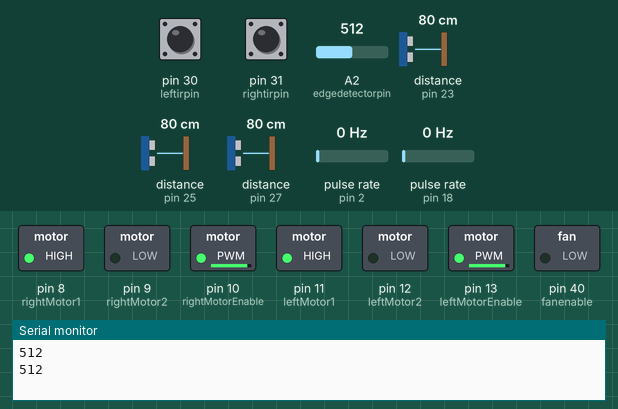
This sketch was run on a simulated Arduino Mega 2560, built with avr-gcc and run on an emulated ATmega2560. Shown: switched loads named in the sketch (green lamp = pin HIGH), the last lines printed to the serial monitor. Wiring (inferred from the names in the program): 3 × ultrasonic range finder: trigger pin 22, echo pin 23 / trigger pin 24, echo pin 25 / trigger pin 26, echo pin 27; 2 × pulse sensor: data pin 2 / data pin 18. Dashed ring = blinking. The inputs (shaded band) are chosen by the test bench; at power-on: pin 30 (leftirpin) LOW, A2 (edgedetectorpin) = 512, pin 31 (rightirpin) LOW, distance to the obstacle (sensors on pin 23, pin 25, pin 27) 80 cm, pulse rate (sensors on pin 2, pin 18) 0 Hz. The echo pulse lasts 58.3 µs per cm; pins used as bus, display or sensor lines are not drawn.

Above: at 1.2 s.
1.3 s: pin 30 (leftirpin) pulled HIGH for 1 s
At 2.9 s:
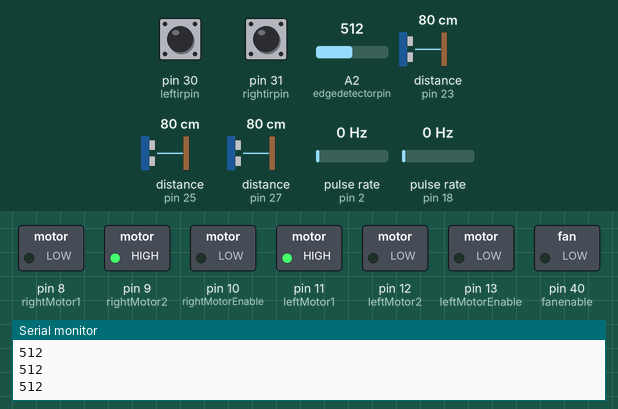
4.3 s: A2 (edgedetectorpin) set to 105
6.2 s: A2 (edgedetectorpin) set to 91
At 7.6 s:
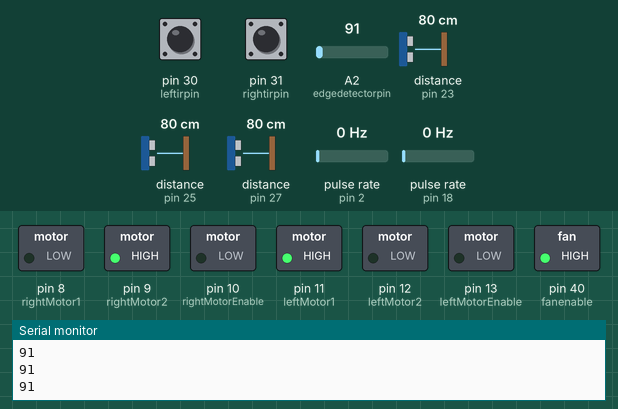
8.6 s: A2 (edgedetectorpin) set to 306
At 8.7 s:
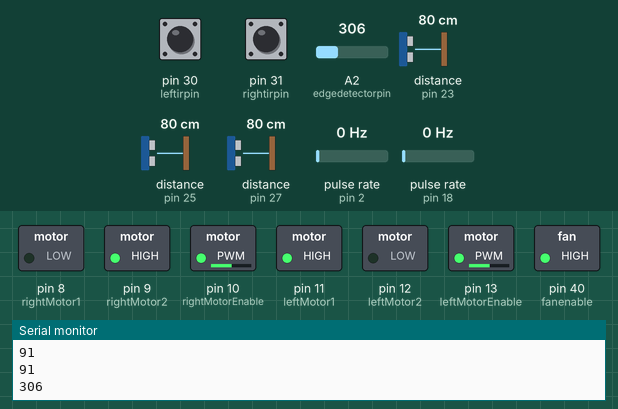
11.6 s: pin 31 (rightirpin) pulled HIGH for 3.2 s
At 14.5 s:
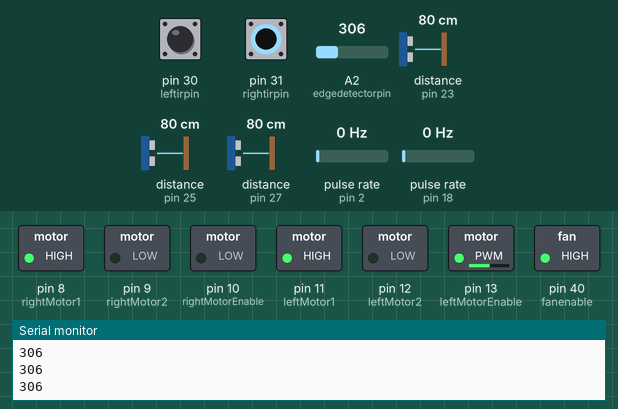
16.3 s: pin 30 (leftirpin) pulled HIGH for 3.2 s
Timing chart, 0 to 22.0 s (numbered marks = the images above; inputs shaded):
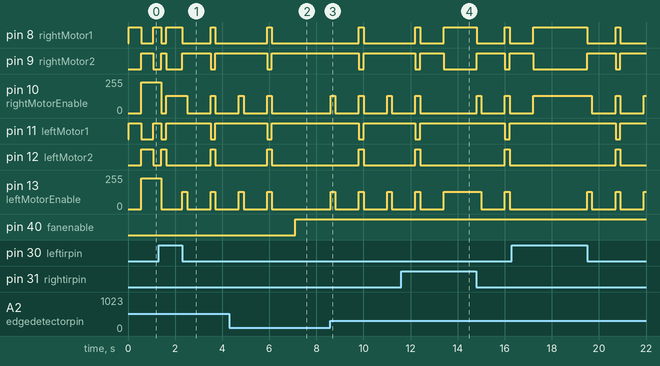

Measured:
- the behaviour switches between 100 and 99 on A2 (edgedetectorpin) (found by bisection; images 1 and 2)
- after the input at 6.2 s, pin 8 (rightMotor1): stays LOW (without the input it goes to HIGH after 2.1 s); pin 9 (rightMotor2): stays HIGH (without the input it goes to LOW after 2.1 s)
- after the input at 8.6 s, pin 8 (rightMotor1), pin 12 (leftMotor2): LOW → HIGH after 1.2 s, → LOW 0.20 s later; pin 9 (rightMotor2), pin 11 (leftMotor1): HIGH → LOW after 1.2 s, → HIGH 0.20 s later; pin 10 (rightMotorEnable), pin 13 (leftMotorEnable): alternates 130/255 for 0.20 s and 0/255 for 1.0 s, starting at once
- after the input at 11.6 s, pin 11 (leftMotor1): HIGH → LOW after 4.4 s, → HIGH 0.20 s later; pin 12 (leftMotor2): LOW → HIGH after 4.4 s, → LOW 0.20 s later
- by itself, pin 11 (leftMotor1): alternates HIGH for 1.9 s and LOW for 0.20 s
- by itself, pin 12 (leftMotor2): alternates HIGH for 0.20 s and LOW for 1.9 s
- by itself, pin 13 (leftMotorEnable): alternates 130/255 for 0.20 s and 0/255 for 0.94 s

The sketch:

sketch_drive_main.ino.ino
```cpp
#include <math.h>
#include <string.h>

#define fanenable 40
const int edgedetectorpin = A2;

#define rightMotor1 8 //B
#define rightMotor2 9
#define rightMotorEnable 10
#define rightEncoder 18

#define leftMotor1 11 //A
#define leftMotor2 12
#define leftMotorEnable 13
#define leftEncoder 2

#define leftirpin 30
#define rightirpin 31

// ULTRASONICS
#define trigPin1 22 // fwd
#define echoPin1 23

#define trigPin2 24 // left
#define echoPin2 25

#define trigPin3 26 // right
#define echoPin3 27

const int encoderDelay = 100; // delay for the encoder count readings for PID in ms
const int EISRDelay = 2; // delay for debouncing encoder ISRs
const int ISRDelay = 100; // delay for debouncing IR ISRs

const int maxAnalog = 230;
const int minAnalog = 100;

volatile bool rightIRState = false;
volatile bool leftIRState = false;

volatile int dCountLIR;
volatile int dCountRIR;

long lastTimeRISR = 0;
long lastTimeLISR = 0;
long lastTimeREISR = 0;
long lastTimeLEISR = 0;

long rEncoderCount = 0;
long lEncoderCount = 0;

int navmode = 1;

float get_distance(int echoPin, int trigPin) {
    digitalWrite(trigPin, LOW);
    delayMicroseconds(2);

    digitalWrite(trigPin, HIGH);
    delayMicroseconds(10);

    digitalWrite(trigPin, LOW);
    float duration = pulseIn(echoPin, HIGH);
    float distance = duration * 0.0344 / 2;

    return distance;
}

// this funciton takes a boolean for polarity and integer speed in RPM for angular velocity
// this also uses a PID loop to compare the encoder values of the wheels to adjust the speed the wheel
void rightMotorSpeed(bool dir, int speed){
  if (speed > maxAnalog) speed = maxAnalog;

  //if true, go forwards
  if(dir == true){
    digitalWrite(rightMotor1, HIGH);
    digitalWrite(rightMotor2, LOW);
    analogWrite(rightMotorEnable, speed);
  }
  //else, go backwards
  else{
    digitalWrite(rightMotor1, LOW);
    digitalWrite(rightMotor2, HIGH);
    analogWrite(rightMotorEnable, speed);
    }
}

void leftMotorSpeed( bool dir, int speed){
  if (speed > maxAnalog) speed = maxAnalog;

  // if (speed <= 1) {
  //   digitalWrite(leftMotorEnable, LOW);
  //   return;
  // }

  //if true, go forwards
  if(dir == true){
    digitalWrite(leftMotor1, HIGH);
    digitalWrite(leftMotor2, LOW);
    analogWrite(leftMotorEnable, speed);
  }
  //else, go backwards
  else{
    digitalWrite(leftMotor1, LOW);
    digitalWrite(leftMotor2, HIGH);
    analogWrite(leftMotorEnable, speed);
  }
}

void RISR(){
  // should only swap 10 times a sec
  if(millis() - lastTimeRISR > ISRDelay){
    if(rightIRState == false) rightIRState = true;
    if(rightIRState == true) rightIRState = false;
    lastTimeRISR = millis();
  }
}

void LISR(){
  // should only swap 10 times a sec
  if(millis() - lastTimeLISR > ISRDelay){
    if(leftIRState == false) leftIRState = true;
    if(leftIRState == true) leftIRState = false;
    lastTimeLISR = millis();
  }
}


void REISR(){
  if(millis() - lastTimeREISR > EISRDelay){
    rEncoderCount ++;
    lastTimeREISR = millis();
  }
}

void LEISR(){
  if(millis() - lastTimeLEISR > EISRDelay){
    lEncoderCount ++;
    lastTimeLEISR = millis();
  }
}

void setup() {
  pinMode(fanenable, OUTPUT);
  pinMode(edgedetectorpin, INPUT);
  pinMode(leftirpin, INPUT);
  pinMode(rightirpin, INPUT);

  pinMode(trigPin1, OUTPUT);
  pinMode(echoPin1, INPUT);

  pinMode(trigPin2, OUTPUT);
  pinMode(echoPin2, INPUT);

  pinMode(trigPin3, OUTPUT);
  pinMode(echoPin3, INPUT);

  pinMode(rightMotor1, OUTPUT);
  pinMode(rightMotor2, OUTPUT);
  pinMode(rightMotorEnable, OUTPUT);
  pinMode(rightEncoder, INPUT);

  pinMode(leftMotor1, OUTPUT);
  pinMode(leftMotor2, OUTPUT);
  pinMode(leftMotorEnable, OUTPUT);
  pinMode(leftEncoder, INPUT);

  digitalWrite(rightMotor1, LOW);
  digitalWrite(rightMotor2, LOW);
  digitalWrite(leftMotor1, LOW);
  digitalWrite(leftMotor2, LOW);
  digitalWrite(rightMotorEnable, LOW);
  digitalWrite(leftMotorEnable, LOW);

  Serial.begin(9600);

  attachInterrupt(digitalPinToInterrupt(leftEncoder), LEISR, RISING);
  attachInterrupt(digitalPinToInterrupt(rightEncoder), REISR, RISING);
}

void closest_point_on_line(int projection[2], float point1[2], float point2[2]) {
    float position[2] = {0, 0};
    float line_vec[2] = {point2[0] - point1[0], point2[1] - point1[1]};
    float point_vec[2] = {position[0] - point1[0], position[1] - point1[1]};
    float line_len = sqrt(pow(line_vec[0], 2) + pow(line_vec[1], 2));
    float line_unitvec[2] = {line_vec[0] / line_len, line_vec[1] / line_len};
    float projection_len = point_vec[0] * line_unitvec[0] + point_vec[1] * line_unitvec[1];
    projection[0] = point1[0] + line_unitvec[0] * projection_len;
    projection[1] = point1[1] + line_unitvec[1] * projection_len;
}

const float desiredDistance = 10.0; // in centimeters
const int regularSpeed = 135;
const int speedupSpeed = 110;
const int slowdownSpeed = 40;
const int adjustSpeed = 12;

int turningstate = 0;
int leftturning = false;
int startingencoderticks = 0;

int turnthreashold = 46;

void turn_left() {
  leftMotorSpeed(true, 0);
  rightMotorSpeed(true, 0);
  delay(500);
  startingencoderticks = rEncoderCount;
  turningstate = -1;
  leftturning = true;
}

void turn_right() {
  leftMotorSpeed(true, 0);
  rightMotorSpeed(true, 0);
  delay(500);
  leftMotorSpeed(false, 255);
  rightMotorSpeed(false, 255);
  delay(500);
  leftMotorSpeed(true, 0);
  rightMotorSpeed(true, 0);
  delay(500);
  startingencoderticks = lEncoderCount;
  turningstate = 1;
  leftturning = false;
}

void loop() {
  int leftir = digitalRead(leftirpin);
  int rightir = digitalRead(rightirpin);

  int edgedetector = analogRead(edgedetectorpin);
    Serial.println(edgedetector);
  if (edgedetector < 100) {
    edgedetector = 1;
  }
  if (leftir == 1 || rightir == 1) {
    navmode = 2;
  }
  if (navmode == 2) {
    if (edgedetector == 1) {
      digitalWrite(fanenable, HIGH);
      if (0 == 1) {
        leftMotorSpeed(true, 130);
        rightMotorSpeed(false, 130);
        delay(200);
        leftMotorSpeed(true, 0);
        rightMotorSpeed(false, 0);
        delay(1000);

        leftMotorSpeed(false, 130);
        rightMotorSpeed(true, 130);
        delay(200);
        leftMotorSpeed(true, 0);
        rightMotorSpeed(false, 0);
        delay(1000);
      }
    } else {

      if (leftir == 1 && rightir == 1) {
        leftMotorSpeed(true, 0);
        rightMotorSpeed(true, 0);
        delay(300);
        leftMotorSpeed(true, 130);
        rightMotorSpeed(true, 130);
        delay(300);
      } else if (leftir == 1) {
        leftMotorSpeed(true, 0);
        rightMotorSpeed(true, 130);
      } else if (rightir == 1) {
        leftMotorSpeed(true, 130);
        rightMotorSpeed(true, 0);
      } else {
        leftMotorSpeed(true, 130);
        rightMotorSpeed(false, 130);
        delay(200);
        leftMotorSpeed(true, 0);
        rightMotorSpeed(false, 0);
        delay(1000);

        leftMotorSpeed(false, 130);
        rightMotorSpeed(true, 130);
        delay(200);
        leftMotorSpeed(true, 0);
        rightMotorSpeed(false, 0);
        delay(1000);
      }
    }
  }
  if (navmode == 1) {
    float fwd = get_distance(echoPin1, trigPin1);
    float leftfront = get_distance(echoPin2, trigPin2);
    delay(10);
    float leftback = get_distance(echoPin3, trigPin3);
    delay(10);

    int encoderChange;
    if (turningstate != 0) {
      if (leftturning) {
        encoderChange = rEncoderCount - startingencoderticks;
      } else {
        encoderChange = lEncoderCount - startingencoderticks;
      }
      if (turningstate == -1) {
        leftMotorSpeed(false, 255);
        rightMotorSpeed(false, 255);
        delay(500);
        leftMotorSpeed(true, 255);
        rightMotorSpeed(true, 255);
        delay(350);
        leftMotorSpeed(false, 0);
        rightMotorSpeed(false, 0);
        startingencoderticks = rEncoderCount;
        turningstate = 1;
        delay(200);
      } else if (turningstate == 1) {
        if (leftturning) {
          leftMotorSpeed(true, 0);
          rightMotorSpeed(true, 135);
        } else {
          leftMotorSpeed(true, 135);
          rightMotorSpeed(true, 0);
        }
        if (leftturning) {
          if (encoderChange > 350) {
            turningstate = 2;
            startingencoderticks = rEncoderCount;
          }
        } else {
          if (encoderChange > 350) {
            turningstate = 0;
            startingencoderticks = rEncoderCount;
          }
        }
      } else if (turningstate == 2) {
        leftfront = get_distance(echoPin2, trigPin2);
        if (leftfront <= 22 && leftback <= 22) {
          turningstate = 0;
        } else if (leftfront <= 400) {
          leftMotorSpeed(true, 255);
          rightMotorSpeed(true, 255);
          delay(700);
          leftMotorSpeed(true, 0);
          rightMotorSpeed(true, 0);
          turningstate = 0;
          delay(200);
        } else {
          // startingencoderticks = rEncoderCount;

          leftMotorSpeed(true, 255);
          rightMotorSpeed(true, 255);

          delay(700);
          leftMotorSpeed(true, 0);
          rightMotorSpeed(true, 0);

          turningstate = -1;
          delay(500);
          // turningstate = 0;
        }
      } else if (turningstate == 3) {

      }
    } else {
      int projection[2];
      float point1[2] = {13, leftfront};
      float point2[2] = {0, leftback};
      closest_point_on_line(projection, point1, point2);
      double diff = leftfront - leftback;
      float distance = hypot(projection[0], projection[1]);
      float offset = distance - desiredDistance;

      int speedmodL = 0;
      int speedmodR = 0;

      int maxspeedmox = 125;

      if (offset > 0) {
        speedmodR = abs(offset) * adjustSpeed;
        if (speedmodR > maxspeedmox) {
          speedmodR = maxspeedmox;
        }
      } else {
        speedmodL = (abs(offset) * adjustSpeed);
        if (speedmodL > maxspeedmox) {
          speedmodL = maxspeedmox;
        }
      }

  ////////////
      if (fwd > 900) {
        leftMotorSpeed(false, 130);
        rightMotorSpeed(false, 130);
        delay(1000);
        leftMotorSpeed(false, 0);
        rightMotorSpeed(false, 0);
        delay(200);
      } else if (leftfront >= 22) {
        turn_left();
      } else if (fwd <= 8) {
        turn_right();
      }

      int cspeedup = abs(diff * 70);

      if (diff > 0) {
        leftMotorSpeed(true, regularSpeed - cspeedup + speedmodL);
        rightMotorSpeed(true, regularSpeed + cspeedup + speedmodR);
      } else if (diff < 0) {
        if (abs(diff) < 280) {
          leftMotorSpeed(true, regularSpeed + cspeedup + speedmodL); // regular right case
          rightMotorSpeed(true, regularSpeed - cspeedup + speedmodR);
        } else {
          leftMotorSpeed(true, regularSpeed - cspeedup);
          rightMotorSpeed(true, regularSpeed + cspeedup);
        }
      }
    }
  }

}
```
